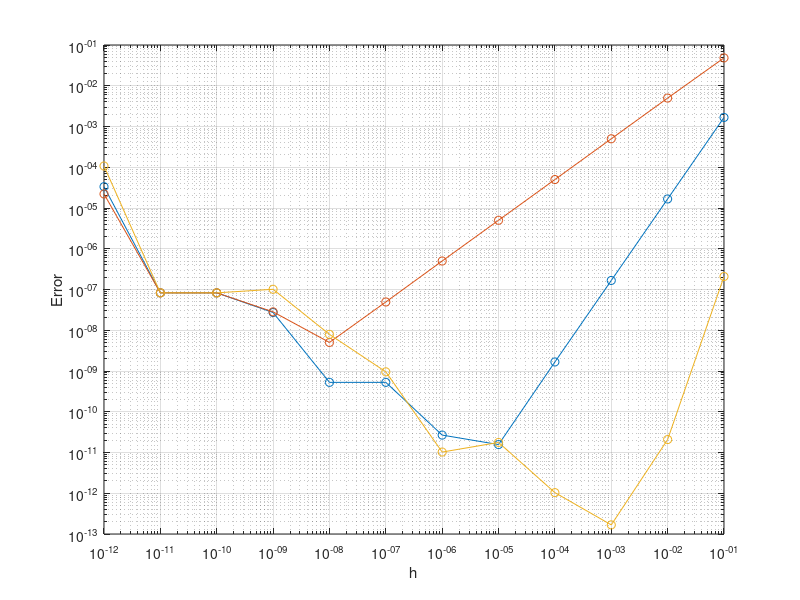

The MATLAB source for this figure:
format long;

f = @(x) sin(x) - cos(x);


df = @(x) cos(x) + sin(x);

h_values = logspace(-1, -12, 12);

correct_der = df(0);

errors = zeros(size(h_values));
errors2 = zeros(size(h_values));
errors3 = zeros(size(h_values));

for i = 1:length(h_values)
    h = h_values(i);
    formula_der = (f(h) - f(-h)) / (2*h);
    errors(i) = abs(formula_der - correct_der);
    
    
    der5_4 = (f(h)-f(0))/h;
    errors2(i) = abs(der5_4 - correct_der);
    
    der5_16 = (f(-h) - 8*f(-h/2) + 8*f(h/2) - f(h)) / (6*h);
    errors3(i) = abs(der5_16 - correct_der);
    
    
    
    disp([h, formula_der, errors(i), der5_4, errors2(i), der5_16, errors3(i)]);
end

% Plotting the errors
figure;
loglog(h_values, errors, '-o');
xlabel('h');
ylabel('Error');
grid on;
hold on
loglog(h_values, errors2, '-o');
xlabel('h');
ylabel('Error');
hold on
loglog(h_values, errors3, '-o');
xlabel('h');
ylabel('Error');


